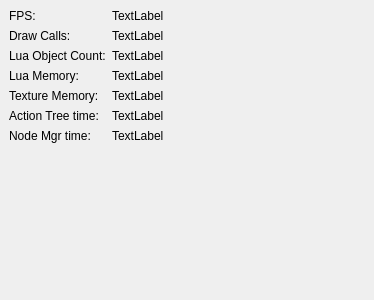
<?xml version="1.0" encoding="UTF-8"?>
<ui version="4.0">
 <class>statsdock</class>
 <widget class="QDockWidget" name="statsdock">
  <property name="geometry">
   <rect>
    <x>0</x>
    <y>0</y>
    <width>374</width>
    <height>300</height>
   </rect>
  </property>
  <property name="windowTitle">
   <string>Stats</string>
  </property>
  <widget class="QWidget" name="dockWidgetContents">
   <layout class="QFormLayout" name="formLayout">
    <property name="fieldGrowthPolicy">
     <enum>QFormLayout::FieldsStayAtSizeHint</enum>
    </property>
    <item row="0" column="0">
     <widget class="QLabel" name="lblFps">
      <property name="text">
       <string>FPS:</string>
      </property>
     </widget>
    </item>
    <item row="0" column="1">
     <widget class="QLabel" name="valueFps">
      <property name="text">
       <string>TextLabel</string>
      </property>
     </widget>
    </item>
    <item row="1" column="0">
     <widget class="QLabel" name="lblDrawCount">
      <property name="text">
       <string>Draw Calls:</string>
      </property>
     </widget>
    </item>
    <item row="1" column="1">
     <widget class="QLabel" name="valueDrawCalls">
      <property name="text">
       <string>TextLabel</string>
      </property>
     </widget>
    </item>
    <item row="2" column="0">
     <widget class="QLabel" name="lblLuaCount">
      <property name="text">
       <string>Lua Object Count:</string>
      </property>
     </widget>
    </item>
    <item row="2" column="1">
     <widget class="QLabel" name="valueLuaCount">
      <property name="text">
       <string>TextLabel</string>
      </property>
     </widget>
    </item>
    <item row="3" column="0">
     <widget class="QLabel" name="lblLuaMemory">
      <property name="text">
       <string>Lua Memory:</string>
      </property>
     </widget>
    </item>
    <item row="3" column="1">
     <widget class="QLabel" name="valueLuaMemory">
      <property name="text">
       <string>TextLabel</string>
      </property>
     </widget>
    </item>
    <item row="4" column="0">
     <widget class="QLabel" name="lblTextureMemory">
      <property name="text">
       <string>Texture Memory:</string>
      </property>
     </widget>
    </item>
    <item row="4" column="1">
     <widget class="QLabel" name="valeuTextureMemory">
      <property name="text">
       <string>TextLabel</string>
      </property>
     </widget>
    </item>
    <item row="5" column="0">
     <widget class="QLabel" name="lblActionTree">
      <property name="text">
       <string>Action Tree time:</string>
      </property>
     </widget>
    </item>
    <item row="6" column="0">
     <widget class="QLabel" name="lblNodeMgr">
      <property name="text">
       <string>Node Mgr time:</string>
      </property>
     </widget>
    </item>
    <item row="5" column="1">
     <widget class="QLabel" name="valueActionTree">
      <property name="text">
       <string>TextLabel</string>
      </property>
     </widget>
    </item>
    <item row="6" column="1">
     <widget class="QLabel" name="valueNodeMgr">
      <property name="text">
       <string>TextLabel</string>
      </property>
     </widget>
    </item>
   </layout>
  </widget>
 </widget>
 <resources/>
 <connections/>
</ui>
